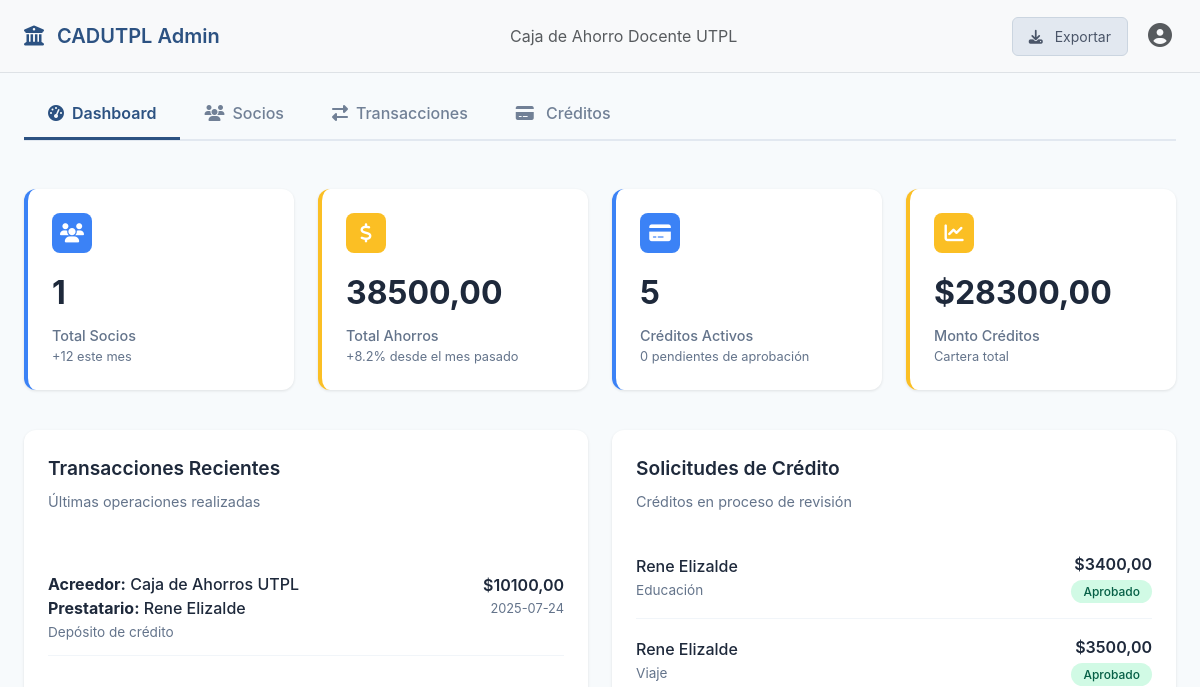
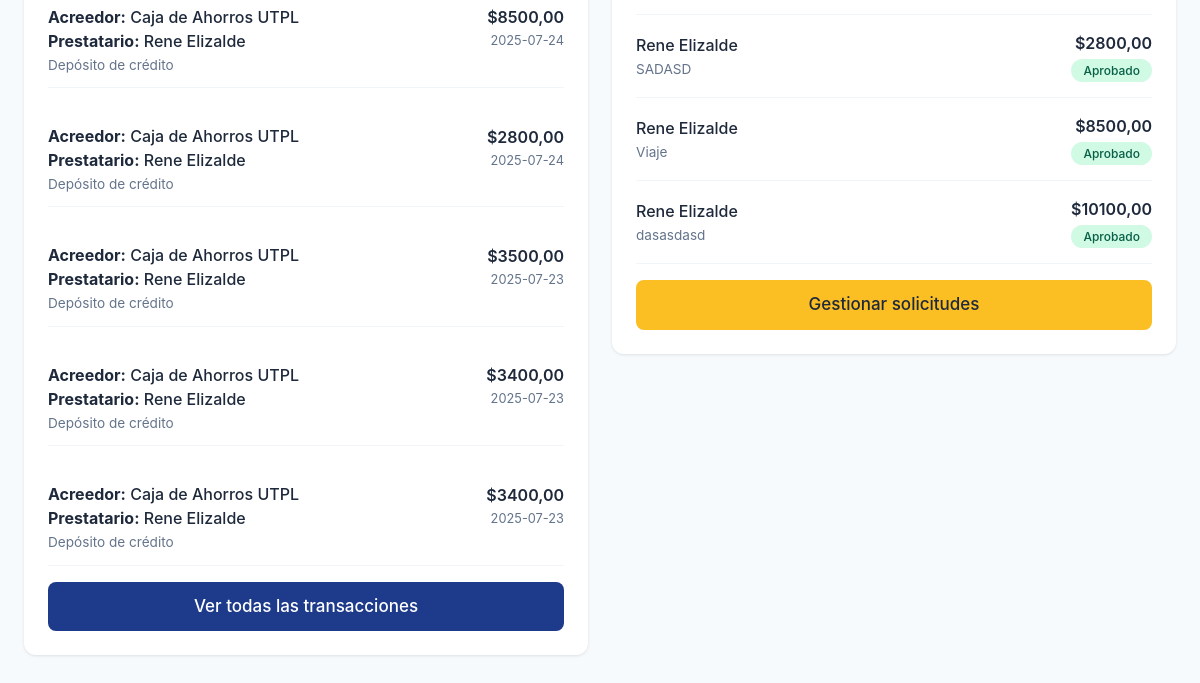
/home/admin/, run on an earlier commit of the app's database (2 pictures, top to bottom).
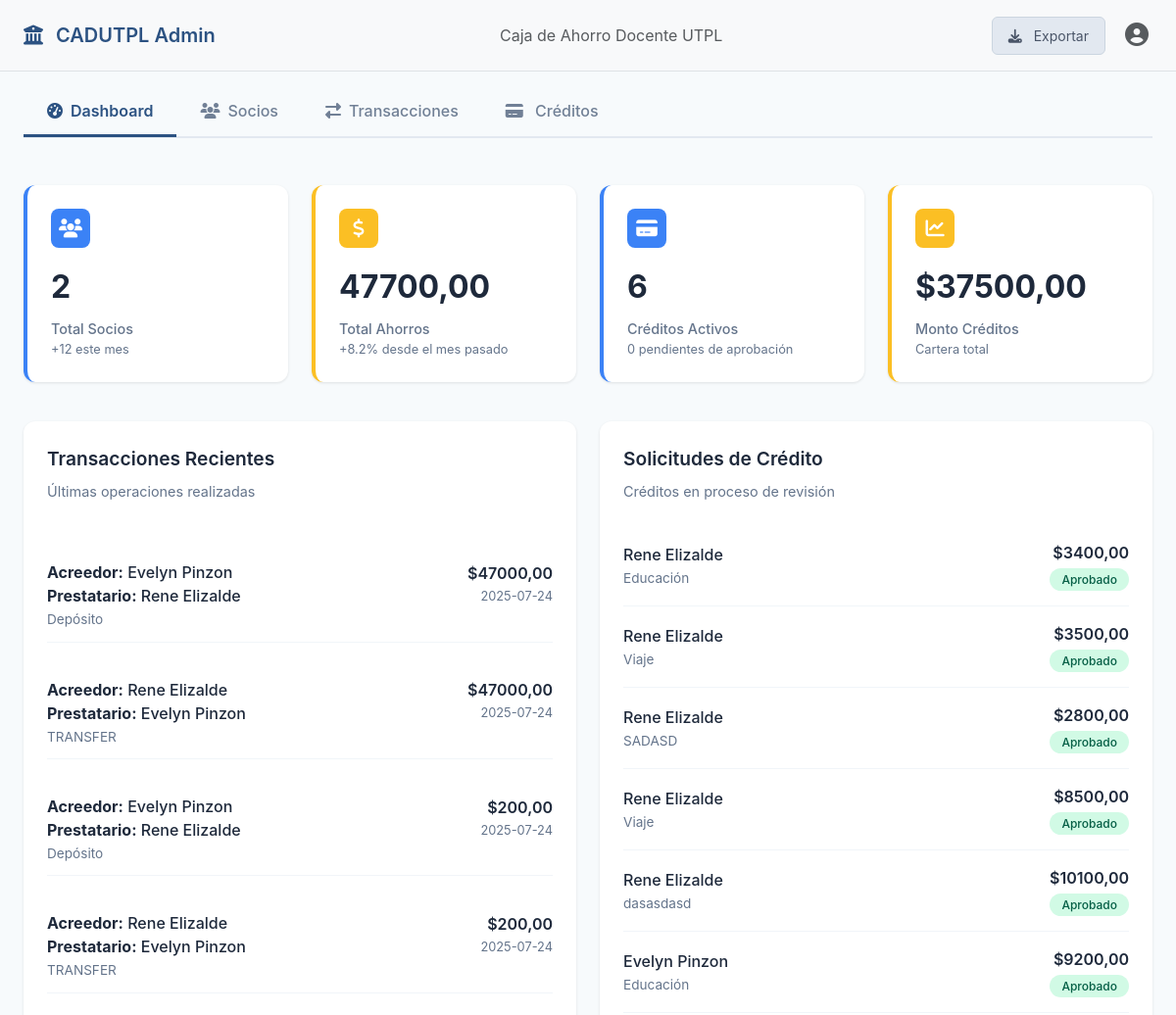
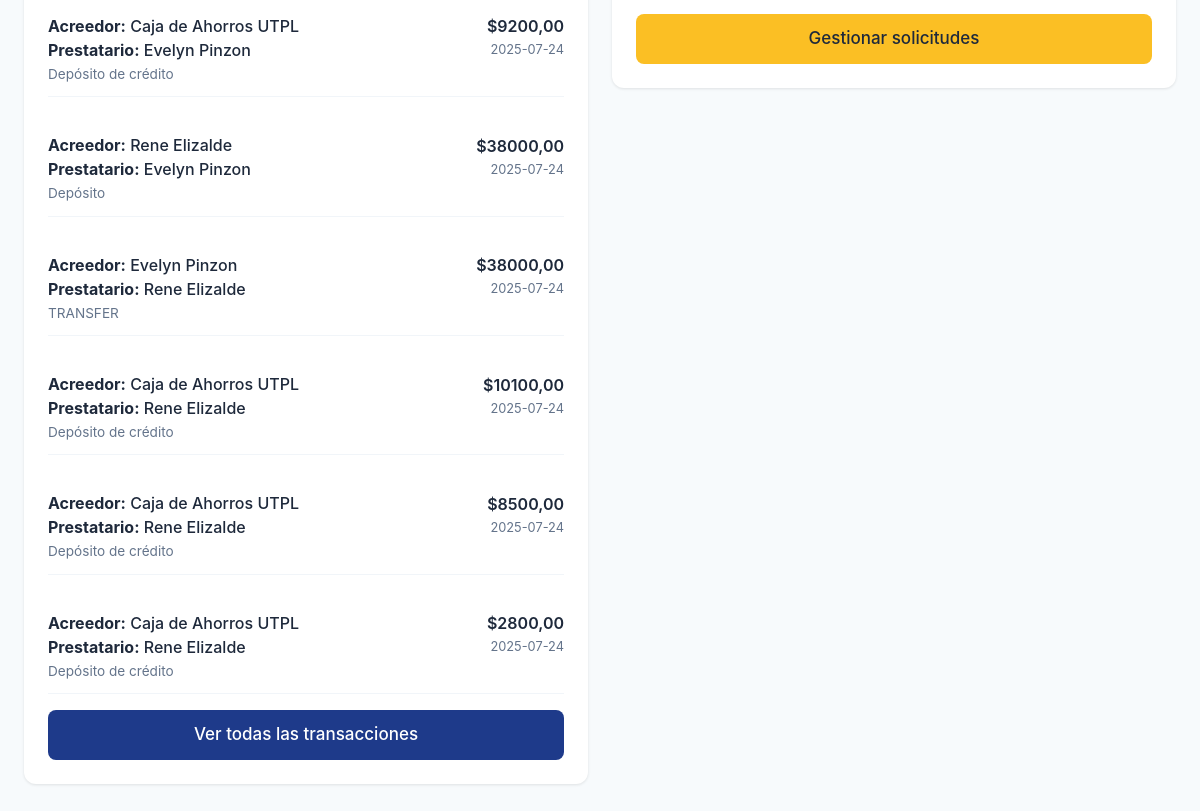
And on a later commit of the database (2 pictures, top to bottom).
### transactions/models.py (models this page shows, shortened)
class Transaction(models.Model):
    TRANSACTION_TYPES = [
        ("DEPOSIT", "Depósito"),
        ("WITHDRAWAL", "Retiro"),
        ("TRANSFER_SENT", "Transferencia enviada"),
        ("TRANSFER_RECEIVED", "Transferencia recibida"),
        ("PAYMENT", "Pago"),
        ("REFUND", "Reembolso"),
        ("CREDIT_DEPOSIT", "Depósito de crédito"),
        ("CREDIT_PAYMENT", "Pago de crédito"),
        ("SAVINGS_DEPOSIT", "Depósito a objetivo de ahorro"),
        ("SAVINGS_WITHDRAWAL", "Retiro de objetivo de ahorro"),
        ("SAVINGS_RETURN", "Devolución de fondos de objetivo"),
        ("APORT","Aporte")
    ]
    STATUS_CHOICES = [
        ("PENDING", "Pendiente"),
        ("COMPLETED", "Completada"),
        ("FAILED", "Fallida"),
        ("CANCELLED", "Cancelada"),
    ]
    wallet = models.ForeignKey(
        Wallet, on_delete=models.CASCADE, related_name="transactions"
    )
    transaction_type = models.CharField(max_length=20, choices=TRANSACTION_TYPES)
    amount = models.DecimalField(max_digits=10, decimal_places=2)
    recipient = models.ForeignKey(
        CustomUser,
        on_delete=models.SET_NULL,
        null=True,
        blank=True,
        related_name="received_transactions",
    )
    description = models.CharField(max_length=255)
    status = models.CharField(
        max_length=20, choices=STATUS_CHOICES, default="COMPLETED"
    )
    reference_number = models.CharField(max_length=50, unique=True, editable=False)
    created_at = models.DateTimeField(auto_now_add=True)
    updated_at = models.DateTimeField(auto_now=True)
    class Meta:
        ordering = ["-created_at"]
        db_table = "transactions"

### users/models.py (models this page shows, shortened)
class CustomUser(AbstractUser):
    username = models.CharField(
        max_length=150,
        unique=True,
        verbose_name="Nombre de usuario",
        null=True,
        blank=True,  # Permite que sea opcional para los usuarios normales
    )
    email = models.EmailField(unique=True)
    phone = models.CharField(max_length=15, blank=True, null=True)
    document_type = models.CharField(
        max_length=20,
        choices=[("CEDULA", "CEDULA"), ("RUC", "RUC"), ("PASSPORT", "Pasaporte")],
    )
    document_number = models.CharField(max_length=20)
    reference_number = models.CharField(max_length=100, unique=True, default=uuid.uuid4)
    address = models.CharField(max_length=255, blank=True)
    profile_picture = models.ImageField(
        upload_to="profile_pictures/", blank=True, null=True
    )
    account_balance = models.DecimalField(max_digits=10, decimal_places=2, default=0)
    is_verified = models.BooleanField(default=False)
    preferred_currency = models.CharField(max_length=3, default="USD")
    preferred_language = models.CharField(max_length=2, default="es")
    created_at = models.DateTimeField(auto_now_add=True)
    updated_at = models.DateTimeField(auto_now=True)
    USERNAME_FIELD = "email"  # El email sigue siendo el identificador único
    REQUIRED_FIELDS = [
        "username"
    ]  # Hacer que username sea requerido para superusuarios
    objects = CustomUserManager()  # Asignar el manager personalizado
    class Meta:
        db_table = "custom_users"

### wallets/models.py (models this page shows, shortened)
class Wallet(models.Model):
    user = models.OneToOneField(CustomUser, on_delete=models.CASCADE, related_name='wallet')
    balance = models.DecimalField(max_digits=10, decimal_places=2, default=0)
    total_credit_line = models.DecimalField(max_digits=10, decimal_places=2, default=2000)
    available_credit = models.DecimalField(max_digits=10, decimal_places=2, default=2000)
    created_at = models.DateTimeField(auto_now_add=True)
    updated_at = models.DateTimeField(auto_now=True)

### credits/models.py (models this page shows, shortened)
class Credit(models.Model):
    STATUS_CHOICES = (
        ('pending', 'Pendiente'),
        ('approved', 'Aprobado'),
        ('rejected', 'Rechazado'),
        ('paid', 'Pagado'),
        ('defaulted', 'Incumplido'),
    )
    TERM_CHOICES = (
        (12, '12 meses'),
        (24, '24 meses'),
        (36, '36 meses'),
        (48, '48 meses'),
    )
    wallet = models.ForeignKey(Wallet, on_delete=models.CASCADE, related_name='credits')
    amount = models.DecimalField(max_digits=10, decimal_places=2)
    interest_rate = models.DecimalField(max_digits=5, decimal_places=2)
    term = models.IntegerField(choices=TERM_CHOICES)  # Plazo en meses
    purpose = models.CharField(max_length=255, blank=True, null=True)
    estimated_monthly_payment = models.DecimalField(max_digits=10, decimal_places=2)
    status = models.CharField(max_length=20, choices=STATUS_CHOICES, default='pending')
    created_at = models.DateTimeField(auto_now_add=True)
    updated_at = models.DateTimeField(auto_now=True)

### home/views.py (the view)
# urls.py: path('home/admin/', admin_dashboard_view, name='admin_home'),
def admin_dashboard_view(request):
    if request.user.is_authenticated and not request.user.is_staff:
        return redirect("home")
    total_socios = CustomUser.objects.filter(is_staff=False).count()
    socios_verificados = CustomUser.objects.filter(
        is_verified=True, is_staff=False
    ).count()
    credit_applications = Credit.objects.filter(
        status__in=["pending", "approved"]
    ).select_related("wallet__user")
    active_credits = Credit.objects.filter(status="approved").select_related(
        "wallet__user"
    )
    pending_credits = Credit.objects.filter(status="pending").select_related(
        "wallet__user"
    )
    total_active_credits = active_credits.count()
    total_pending_credits = pending_credits.count()
    total_monto_creditos_activos = (
        active_credits.aggregate(total=Sum("amount"))["total"] or 0
    )
    total_approved_credits = (
        Credit.objects.filter(status="approved").aggregate(total=Sum("amount"))["total"]
        or 0
    )
    total_saldo_general = (
        Wallet.objects.filter(user__is_active=True, user__is_staff=False).aggregate(
            total=Sum("balance")
        )["total"]
        or 0
    )
    transacciones_recientes = (
        Transaction.objects.filter(wallet__user__is_staff=False)
        .select_related("wallet__user")
        .order_by("-created_at")[:10]
    )
    user = CustomUser.objects.filter(is_staff=False).first()
    current_balance = Wallet.objects.filter(user=user).first()
    transactions = Transaction.objects.filter(
        wallet=current_balance, wallet__user__is_staff=False
    )
    income = (
        transactions.filter(
            transaction_type__in=["DEPOSIT", "CREDIT_DEPOSIT", "APORT"]
        ).aggregate(total=Sum("amount"))["total"]
        or 0
    )
    expenses = (
        transactions.filter(
            transaction_type__in=["WITHDRAWAL", "TRANSFER", "TICKET_PURCHASE"]
        ).aggregate(total=Sum("amount"))["total"]
        or 0
    )
    balance = income - expenses
    context = {
        "total_socios": total_socios,
        "socios_verificados": socios_verificados,
        "credit_applications": credit_applications,
        "active_credits": active_credits,
        "pending_credits": pending_credits,
        "total_active_credits": total_active_credits,
        "total_pending_credits": total_pending_credits,
        "total_monto_creditos_activos": total_monto_creditos_activos,
        "total_approved_credits": total_approved_credits,
        "total_saldo_general": total_saldo_general,
        "transacciones_recientes": transacciones_recientes,
    }
    return render(request, "home/admin_home.html", context)

### home/templates/home/admin_home.html (shortened to what the changed rows need)
<!DOCTYPE html>
<html lang="es">
<head>
    <link href="https://cdnjs.cloudflare.com/ajax/libs/bootstrap/5.3.0/css/bootstrap.min.css" rel="stylesheet">
    <link href="https://cdnjs.cloudflare.com/ajax/libs/font-awesome/6.4.0/css/all.min.css" rel="stylesheet">
</head>
<body>
    <div class="container-fluid px-4 main-content">
        {% block content %}
        <div class="row mb-4">
            <div class="col-md-3 mb-3">
                <div class="metric-card users">
                    <div class="metric-icon users">
                        <i class="fas fa-users"></i>
                    </div>
                    <div class="metric-value">{{ total_socios }}</div>
                    <div class="metric-label">Total Socios</div>
                    <div class="metric-change">+12 este mes</div>
                </div>
            </div>
            <div class="col-md-3 mb-3">
                <div class="metric-card savings">
                    <div class="metric-icon savings">
                        <i class="fas fa-dollar-sign"></i>
                    </div>
                    <div class="metric-value">{{ total_saldo_general|floatformat:2 }}</div>
                    <div class="metric-label">Total Ahorros</div>
                    <div class="metric-change">+8.2% desde el mes pasado</div>
                </div>
            </div>
            <div class="col-md-3 mb-3">
                <div class="metric-card credits">
                    <div class="metric-icon credits">
                        <i class="fas fa-credit-card"></i>
                    </div>
                    <div class="metric-value">{{ total_active_credits }}</div>
                    <div class="metric-label">Créditos Activos</div>
                    <div class="metric-change">{{ total_pending_credits }} pendientes de aprobación</div>
                </div>
            </div>
            <div class="col-md-3 mb-3">
                <div class="metric-card amount">
                    <div class="metric-icon amount">
                        <i class="fas fa-chart-line"></i>
                    </div>
                    <div class="metric-value">${{ total_approved_credits|floatformat:2 }}</div>
                    <div class="metric-label">Monto Créditos</div>
                    <div class="metric-change">Cartera total</div>
                </div>
            </div>
        </div>
        <div class="row">
            <div class="col-md-6">
                <div class="section-card">
                    {% for tx in transacciones_recientes %}
                    <div class="transaction-item">
                        <div>
                            <div class="transaction-user">
                                <br><b>Acreedor:</b> {{ tx.recipient.get_full_name }}
                                {% if tx.recipient %}
                                <br><b>Prestatario:</b> {{ tx.wallet.user.get_full_name }}
                                {% endif %}
                            </div>
                            <div class="transaction-type">
                                {{ tx.get_transaction_type_display }}
                            </div>
                        </div>
                        <div class="text-end">
                            <div class="transaction-amount">${{ tx.amount }}</div>
                            <div class="transaction-date">{{ tx.created_at|date:"Y-m-d" }}</div>
                        </div>
                    </div>
                    {% empty %}
                    <p>No hay transacciones recientes.</p>
                    {% endfor %}
                </div>
            </div>
            <div class="col-md-6">
                <div class="section-card">
                    {% for credit in credit_applications %}
                    <div class="credit-application">
                        <div>
                            <div class="credit-user">{{ credit.wallet.user.get_full_name }}</div>
                            <div class="credit-type">{{ credit.purpose }}</div>
                        </div>
                        <div class="text-end">
                            <div class="credit-amount">${{ credit.amount }}</div>
                            <span class="status-badge
                    {% if credit.status == 'pending' %}status-pending
                    {% elif credit.status == 'approved' %}status-approved
                    {% elif credit.status == 'rejected' %}status-rejected
                    {% else %}status-review{% endif %}">
                                {{ credit.get_status_display }}
                            </span>
                        </div>
                    </div>
                    {% empty %}
                    <p>No hay solicitudes en proceso.</p>
                    {% endfor %}
                </div>
            </div>
        </div>
        {% endblock %}
    </div>
</body>
</html>

What changed in the data, as far as the page shows it:
no longer on this page (row unchanged): Transaction: recipient.get_full_name "Caja de Ahorros UTPL", wallet.user.get_full_name "Rene Elizalde", transaction_type "Depósito de crédito", amount "3500,00", created_at "2025-07-23"
no longer on this page (row unchanged): Transaction: recipient.get_full_name "Caja de Ahorros UTPL", wallet.user.get_full_name "Rene Elizalde", transaction_type "Depósito de crédito", amount "3400,00", created_at "2025-07-23"
no longer on this page (row unchanged): Transaction: recipient.get_full_name "Caja de Ahorros UTPL", wallet.user.get_full_name "Rene Elizalde", transaction_type "Depósito de crédito", amount "3400,00", created_at "2025-07-23"
added Transaction: recipient.get_full_name "Evelyn Pinzon", wallet.user.get_full_name "Rene Elizalde", transaction_type "Depósito", amount "47000,00", created_at "2025-07-24"
added Transaction: recipient.get_full_name "Rene Elizalde", wallet.user.get_full_name "Evelyn Pinzon", transaction_type "TRANSFER", amount "47000,00", created_at "2025-07-24"
added Transaction: recipient.get_full_name "Evelyn Pinzon", wallet.user.get_full_name "Rene Elizalde", transaction_type "Depósito", amount "200,00", created_at "2025-07-24"
added Transaction: recipient.get_full_name "Rene Elizalde", wallet.user.get_full_name "Evelyn Pinzon", transaction_type "TRANSFER", amount "200,00", created_at "2025-07-24"
added Transaction: recipient.get_full_name "Caja de Ahorros UTPL", wallet.user.get_full_name "Evelyn Pinzon", transaction_type "Depósito de crédito", amount "9200,00", created_at "2025-07-24"
added Transaction: recipient.get_full_name "Rene Elizalde", wallet.user.get_full_name "Evelyn Pinzon", transaction_type "Depósito", amount "38000,00", created_at "2025-07-24"
added Transaction: recipient.get_full_name "Evelyn Pinzon", wallet.user.get_full_name "Rene Elizalde", transaction_type "TRANSFER", amount "38000,00", created_at "2025-07-24"
added Credit: wallet.user.get_full_name "Evelyn Pinzon", purpose "Educación", amount "9200,00", status "Aprobado"
Also different on the page:
{{ total_socios }}: "1" → "2"
{{ total_saldo_general|floatformat:2 }}: "38500,00" → "47700,00"
{{ total_active_credits }}: "5" → "6"
{{ total_approved_credits|floatformat:2 }}: "28300,00" → "37500,00"
